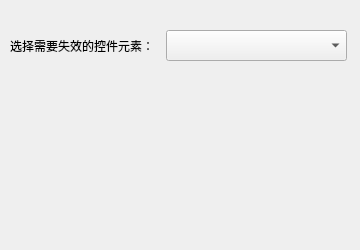
<?xml version="1.0" encoding="UTF-8"?>
<ui version="4.0">
 <class>DisableControlElementForm</class>
 <widget class="QWidget" name="DisableControlElementForm">
  <property name="geometry">
   <rect>
    <x>0</x>
    <y>0</y>
    <width>360</width>
    <height>250</height>
   </rect>
  </property>
  <property name="windowTitle">
   <string>Form</string>
  </property>
  <widget class="QLabel" name="label">
   <property name="geometry">
    <rect>
     <x>10</x>
     <y>30</y>
     <width>151</width>
     <height>31</height>
    </rect>
   </property>
   <property name="text">
    <string>选择需要失效的控件元素：</string>
   </property>
  </widget>
  <widget class="QComboBox" name="cboSelectElement">
   <property name="geometry">
    <rect>
     <x>166</x>
     <y>30</y>
     <width>181</width>
     <height>31</height>
    </rect>
   </property>
  </widget>
 </widget>
 <resources/>
 <connections/>
</ui>
